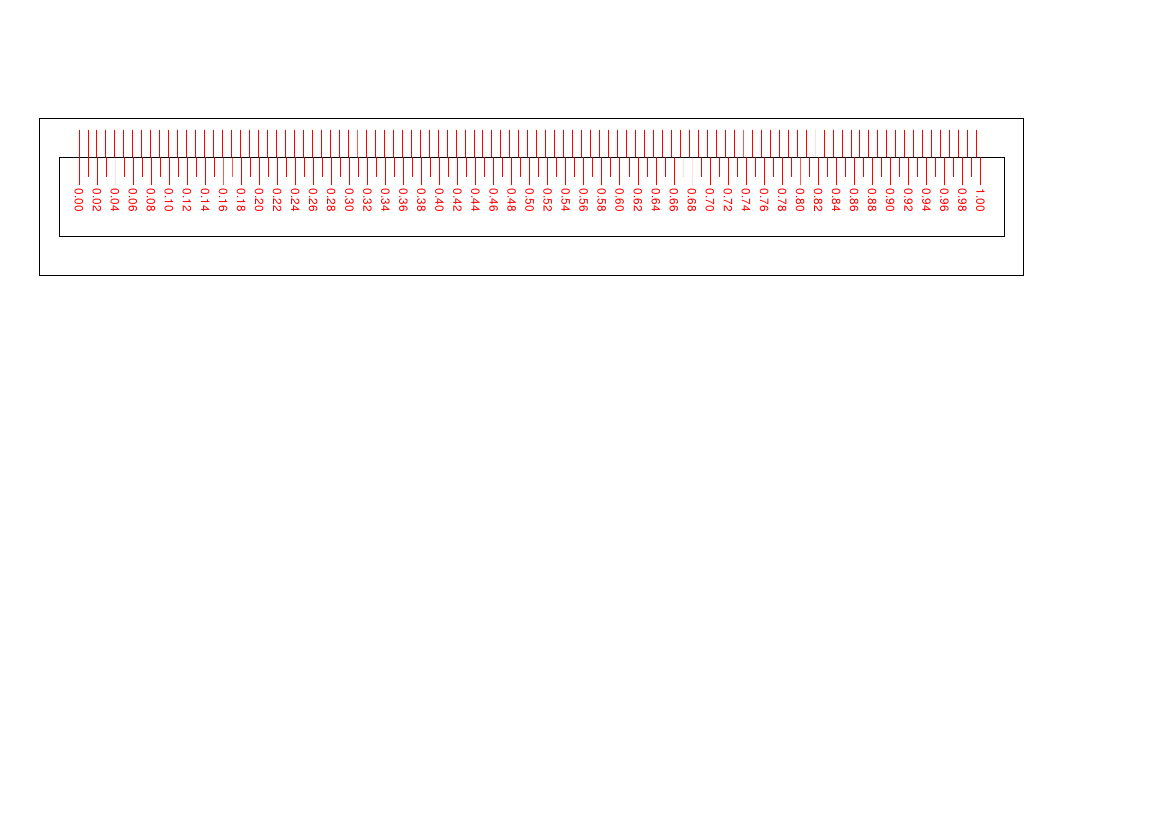

Python code for this plot:

# Script for generating a PDF file containing a ruler for measuring
# a laser cutter's kerf. Using the same technique as is used on
# Vernier calipers, the kerf can be measured to the scale of 1/100th
# of a mm by finding the pair of lines that most closely line up.
#
# Ideally we'd be using OpenSCAD to generate this, like everything
# else, but OpenSCAD is currently too limited to generate this
# (specifically it lacks the ability to generate 2D lines, and
# to export color for the labels).

import math
import cairo

# A4 paper
PAPER_W = 11.7 * 72
PAPER_H = 8.27 * 72

# Ruler size in mm.
RULER_L = 250
RULER_W = 40

# Size of units on ruler, in mm.
DIVISIONS = 100
STEP_SIZE = 0.01

def outer_ruler(points, interval, line_offset):
	for i in range(points + 1):
		x = i * interval
		ctx.move_to(x, 0)
		ctx.line_to(x, -line_offset)
		ctx.close_path()
		ctx.stroke()

def inner_ruler(points, interval, line_offset):
	for i in range(points + 1):
		if (i % 2) == 0:
			offset = line_offset
			label = "%0.02f" % (i * STEP_SIZE)
		else:
			offset = line_offset * 0.7
			label = ""

		x = i * (interval + STEP_SIZE)
		ctx.move_to(x, 0)
		ctx.line_to(x, offset)
		ctx.close_path()
		ctx.stroke()

		ctx.save()
		ctx.translate(x, line_offset)
		ctx.rotate(math.pi / 2)
		ctx.translate(1, 1)
		ctx.scale(0.3, 0.3)
		ctx.show_text(label)
		ctx.restore()

surface = cairo.PDFSurface("kerf_ruler.pdf", PAPER_W, PAPER_H)
ctx = cairo.Context(surface)

# Adjust scale so that we are working in millimeters
# instead of points of an inch.
ctx.scale(72 / 25.4, 72 / 25.4)

ctx.set_line_width(0.1)
ctx.translate(10, 30)

ctx.rectangle(0, 0, RULER_L, RULER_W)
ctx.stroke()
ctx.rectangle(5, 10, RULER_L - 10, RULER_W - 20)
ctx.stroke()

ctx.set_source_rgb(1, 0, 0)
ctx.translate(10, 10)
interval = (RULER_L - 22.0) / DIVISIONS
outer_ruler(DIVISIONS, interval, 7)
inner_ruler(DIVISIONS, interval, 7)

surface.finish()

